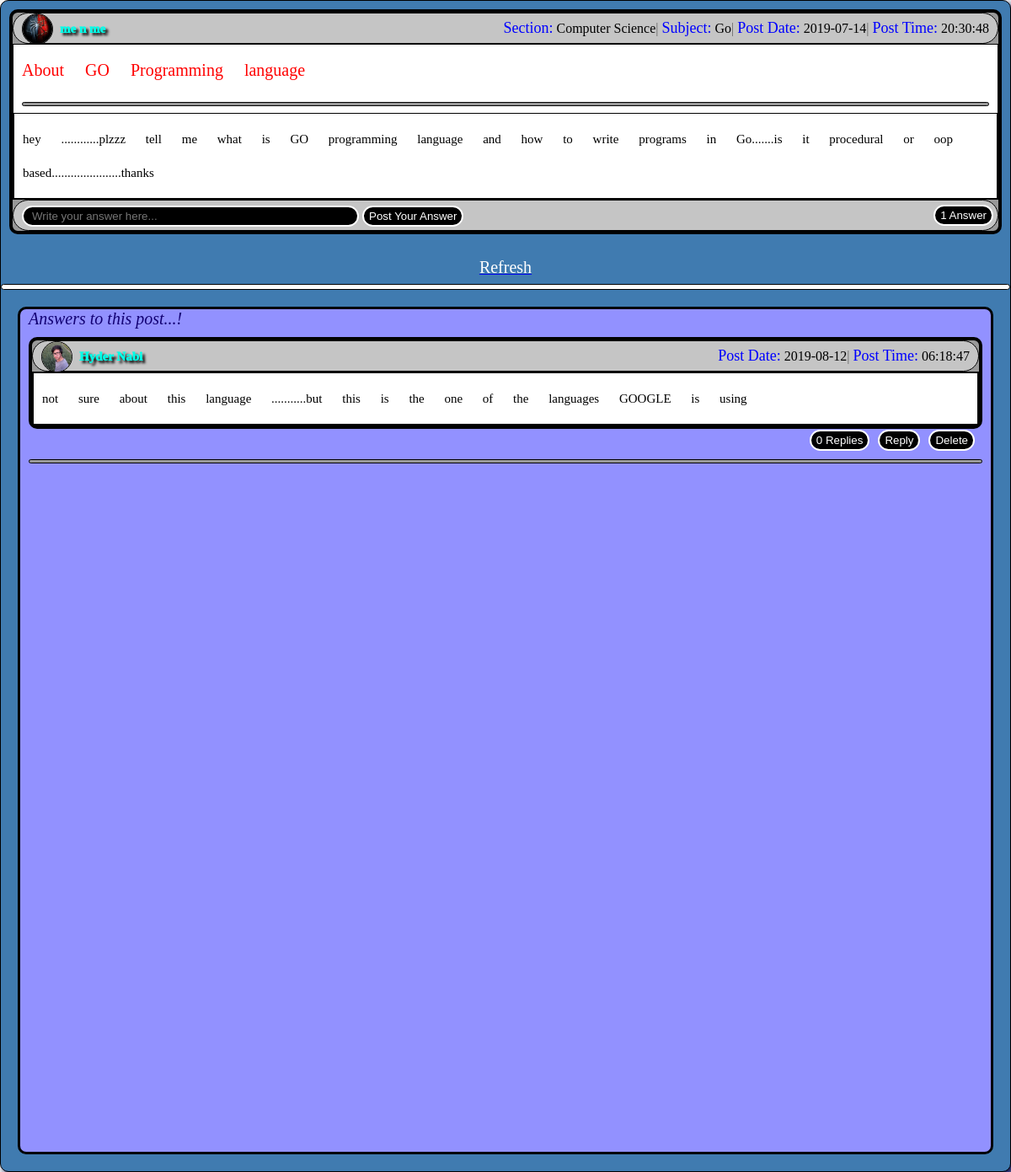
Screenshot of /Func/components/comments.php?po_id=31&tableNAME=computerposts&sec=Computer Science&topic=Go (signed in) with the database file from the repository.
### tables this page shows
CREATE TABLE `media` (
  `media_id` int(11) NOT NULL,
  `user_id` int(11) NOT NULL,
  `profilepic` text NOT NULL,
  `backgrnd` varchar(1000) NOT NULL DEFAULT 'a.jpg',
  `caption` varchar(60) NOT NULL DEFAULT 'A picture is worth,more than thousand words.'
);

CREATE TABLE `user` (
  `user_id` int(11) NOT NULL,
  `fname` varchar(100) NOT NULL,
  `lname` varchar(100) NOT NULL,
  `cnumber` varchar(10) NOT NULL,
  `password` varchar(50) NOT NULL,
  `email` varchar(50) NOT NULL,
  `gender` text NOT NULL,
  `field` text NOT NULL,
  `date` date NOT NULL,
  `time` time NOT NULL,
  `login_date` date NOT NULL,
  `login_time` time NOT NULL
);

CREATE TABLE `computerposts` (
  `id` int(11) NOT NULL,
  `user_id` int(11) NOT NULL,
  `topic_id` int(11) NOT NULL,
  `title` varchar(500) NOT NULL,
  `content` varchar(2000) NOT NULL,
  `date` date NOT NULL,
  `time` time NOT NULL,
  `upvote` int(11) NOT NULL DEFAULT 0
);

CREATE TABLE `computercomments` (
  `comment_id` int(11) NOT NULL,
  `post_id` int(11) NOT NULL,
  `user_id` int(11) NOT NULL,
  `comment_content` varchar(1000) NOT NULL,
  `date` date NOT NULL,
  `time` time NOT NULL
);

### Func/components/commentfunc.php (the view, shortened to what this page needs)
<?php
  $key = $_SESSION['key'];
  $pas = $_SESSION['pass'];
function GetId()
{
	global $mycon;
	global $key;
	global $pas;
	$getName = "SELECT * FROM user WHERE cnumber = '".$key."' AND password = '".$pas."' limit 1 ";
	$run_getName = mysqli_query($mycon, $getName);
	if($run_getName)
	{
		$name_array = mysqli_fetch_array($run_getName, MYSQLI_ASSOC);
		$user_id = $name_array['user_id'];
		return $user_id;
	}
}
function dislayPost($post_id,$tableName,$top_name,$sec)
{
	   if($tableName == "computerposts")
		{
			$commentTableName ="computercomments";
		}elseif($tableName == "scienceposts")
		{
			$commentTableName = "sciencecomments";
		}elseif($tableName == "islamicposts")
		{
			$commentTableName = "islamiccomments";
		}
		elseif($tableName == "artsposts")
		{
			$commentTableName = "artscomments";
		}elseif($tableName == "otherposts")
		{
			$commentTableName = "othercomments";
		}elseif($tableName == "generalposts")
		{
			$commentTableName = "generalcomments";
		}
	global $mycon;
	$getpost = "SELECT * FROM $tableName WHERE id = '".$post_id."' limit 1";
	$run_getpost= mysqli_query($mycon, $getpost);
	if($run_getpost)
	{
		$posts_array = mysqli_fetch_array($run_getpost, MYSQLI_ASSOC);
		$post_id = $posts_array['id'];
		$user_id = $posts_array['user_id'];
		$title = $posts_array['title'];
		$content = $posts_array['content'];
		$date = $posts_array['date'];
		$time = $posts_array['time'];
		$getName = "SELECT * FROM user WHERE user_id = '".$user_id."' limit 1 ";
	      $run_getName = mysqli_query($mycon, $getName);
	     if($run_getName)
	      {
		$name_array = mysqli_fetch_array($run_getName, MYSQLI_ASSOC);
		$fname = $name_array['fname'];
		$lname = $name_array['lname'];
	     }
	$getmedia = "SELECT * FROM media WHERE user_id = '".$user_id."' limit 1";
	$run_getmedia = mysqli_query($mycon, $getmedia);
	if($run_getmedia)
	{
		$media_array = mysqli_fetch_array($run_getmedia, MYSQLI_ASSOC);
		$profilepic = $media_array['profilepic'];
		$source= 'src = "../profle/uploads/'.$profilepic.'"';
	}
	$userR_id = GetId();
		$countComment = "SELECT * FROM $commentTableName WHERE post_id = '".$post_id."'";
	$run_countComment = mysqli_query($mycon, $countComment);
	if($run_countComment)
	{
	$count = mysqli_num_rows($run_countComment);
	  if($count==1)
	  {
		  $rep = "Answer";
	  } else{
		  $rep = "Answers";
	  }
	}
		echo "<div id='post_display'>
								   <div id='post_heading_container'>
								            <img id='post_profile' $source>
											  &nbsp;
											<a href='../profle/profile.php?userID=$user_id' style='text-decoration: none;'>
							                        <text id='post_text'>
                                                             $fname"." "."$lname
                                                      </text>
							               </a>
										   <div id='date_and_time'>
										    <font id='__date_style'>Section:</font> <font id='__time_style'>$sec</font>|
										   <font id='__date_style'>Subject:</font> <font id='__time_style'>$top_name</font>|
										   <font id='__date_style'>Post Date:</font> <font id='__time_style'> $date</font>|
										   <font id='__date_style'>Post Time:</font> <font id='__time_style'>$time</font>
										   </div>
							       </div>
								    <div id='content_of_posts'>
										             <div id='post_display_title'>
													   $title
													 </div>
													 <hr id='sseperator'>
													 <div id='post_display_content'>
													 $content
													 </div>
									 </div>
									 <div id='post_footer'>
									               <form style='float: left ;' action='../computer.php?p_id=$post_id&u_id=$userR_id&i=j&comtabName=$commentTableName' method='POST'>
									                      <input id='comment' type='text' name='answer' placeholder='Write your answer here...' required='required'>
											              <input id='comment_submit' type='submit' name='answerq' value='Post Your Answer'>
									               </form>
										           <button id='replies_button'> $count"." $rep</button>
									</div>
                                </div><br/>";
	}
}
function displayComments($post_id,$tableName){
	global $mycon;
	 if($tableName == "computerposts")
		{
			$commentTableName ="computercomments";
			$replyTableName = "computerreply";
		}elseif($tableName == "scienceposts")
		{
			$commentTableName = "sciencecomments";
			$replyTableName = "sciencereply";
		}elseif($tableName == "islamicposts")
		{
			$commentTableName = "islamiccomments";
			$replyTableName = "islamicreply";
		}
		elseif($tableName == "artsposts")
		{
			$commentTableName = "artscomments";
			$replyTableName = "artsreply";
		}elseif($tableName == "otherposts")
		{
			$commentTableName = "othercomments";
			$replyTableName = "otherreply";
		}elseif($tableName == "generalposts")
		{
			$commentTableName = "generalcomments";
			$replyTableName = "generalreply";
		}
	$getcomments = "SELECT * FROM $commentTableName Where post_id = '".$post_id."' order by 1 DESC";
	$run_getcomments= mysqli_query($mycon, $getcomments);
	if($run_getcomments)
	{
		if(mysqli_num_rows($run_getcomments)>0)
		{
		  while($comment_array = mysqli_fetch_array($run_getcomments, MYSQLI_ASSOC))
		   {
		$comment_id = $comment_array['comment_id'];
		$user_id = $comment_array['user_id'];
		$comment_content = $comment_array['comment_content'];
		$date = $comment_array['date'];
		$time = $comment_array['time'];
		$getName = "SELECT * FROM user WHERE user_id = '".$user_id."' limit 1 ";
	      $run_getName = mysqli_query($mycon, $getName);
	     if($run_getName)
	      {
		$name_array = mysqli_fetch_array($run_getName, MYSQLI_ASSOC);
		$fname = $name_array['fname'];
		$lname = $name_array['lname'];
	     }
	$getmedia = "SELECT * FROM media WHERE user_id = '".$user_id."' limit 1";
	$run_getmedia = mysqli_query($mycon, $getmedia);
	if($run_getmedia)
	{
		$media_array = mysqli_fetch_array($run_getmedia, MYSQLI_ASSOC);
		$profilepic = $media_array['profilepic'];
		$source= 'src = "../profle/uploads/'.$profilepic.'"';
	}
	$countReply = "SELECT * FROM $replyTableName WHERE comment_id = '".$comment_id."'";
	$run_countReply = mysqli_query($mycon, $countReply);
	if($run_countReply)
	{
	$count = mysqli_num_rows($run_countReply);
	  if($count==1)
	  {
		  $rep = "Reply";
	  } else{
		  $rep = "Replies";
	  }
	}
	if($user_id == GetId())
	{
		$delete = "<a href='delete.php?comment_id=$comment_id&comment_table_name=$commentTableName&reply_table_name=$replyTableName'><button id='replies_button'>Delete</button></a>";
	} else
	{
		$delete = NULL;
	}
	echo "<br/><div id='post_display'>
								    <div id='post_heading_container'>
								            <img id='post_profile' $source>
											  &nbsp;
											<a href='../profle/profile.php?userID=$user_id'  style='text-decoration: none;'>
							                        <text id='post_text'>
                                                             $fname"." "."$lname
                                                      </text>
							               </a>
										   <div id='date_and_time'>
										    <font id='__date_style'>Post Date:</font> <font id='__time_style'> $date</font>|
										   <font id='__date_style'>Post Time:</font> <font id='__time_style'>$time</font>
										   </div>
										   </div>
								    <div id='content_of_posts'>
										             <div id='post_display_content'>
													 $comment_content
													 </div>
									 </div>
									 $delete
									 <a href='reply.php?c_id=$comment_id&cc_table=$commentTableName'><button id='replies_button'>Reply</button></a>
									<button id='replies_button'> $count"." $rep</button>
						</div>
							<br/>
							<hr id='sseperator'>
							";
		   }
		   }else
		    {
			  echo'<center><br/><font style="color: white; font-size: 40px;">No Answer... .Be first to answer this question... .</font></center>';
	          }
	    }
}
?>

### Styles/content.css (style rules this page uses)
body { color: #666666; background-color: #f9f8f6; font-family: Yu Gothic UI Semibold; margin: 0px; }

### Styles/displayposts.css (style rules this page uses)
#post_display { border: solid 4px #000000; border-radius: 10px; background-color: #999999; margin: 10px; }
#post_heading_container { background-color: #c5c5c5; border: solid 1px #000000; padding-left: 10px; height: 35px; line-height: 35px; border-radius: 125px; }
#post_footer { background-color: #c5c5c5; border: solid 1px #000000; height: 35px; line-height: 35px; border-radius: 125px; }
#post_profile { height: 35px; width: 35px; border-radius: 125px; border: solid 1px #000000; float: left; }
#post_text { font-family: Lucida Console; font-size: 15px; color: #00ffe9; text-shadow: 3px 3px 3px #000000; font-weight: 1000; font-style: bold ; }
#date_and_time { float: right; height: 35px; line-height: 35px; padding-right: 10px; }
#__date_style { color: blue; font-style: bold; font-size: 18px; }
#__time_style { font-family: Lucida Console; color: #000000; font-style: bold; }
#content_of_posts { background-color: #ffffff; border: solid 1px #000000; }
#post_display_title { line-height: 40px; padding: 10px; font-size: 20px; font-family: Eras Bold ITC; color: red; word-wrap: break-word; word-spacing: 20px; }
#sseperator { height: 3px; margin-left: 10px; margin-right: 10px; background-color: #999999; border: solid 1px #000000; border-radius: 12px; }
#post_display_content { padding: 10px; font-size: 15px; word-wrap: break-word; word-spacing: 20px; line-height: 40px; color: #000000; border: solid 1px #000000; }
#comment { margin-left: 10px; height: 25px; border: solid 2px #ffffff; border-radius: 125px; padding-left: 10px; width: 400px; color: #ffffff; background-color: #000000; }
#comment_submit { height: 25px; border: solid 2px #ffffff; border-radius: 125px; background-color :#000000; color: #ffffff; }
#replies_button { float: right; border: solid 2px #ffffff; background-color: #000000; color: #ffffff; height: 25px; margin: 5px; text-align: center; border-radius: 125px; }

### rows the page displays
media: profilepic (picture)
user: fname "me", lname "n me"
computerposts: date "2019-07-14", time "20:30:48", title "About GO Programming language", content "hey ............plzzz tell me what is GO programming language and how to write programs in Go.......is it procedural or oop based......................thanks"
computercomments: media.profilepic (picture), user.fname "Hyder", user.lname "Nabi", date "2019-08-12", time "06:18:47", comment_content "not sure about this language ...........but this is the one of the languages GOOGLE is using", count "0", rep "Replies"

### other values shown
$sec "Computer Science"
$top_name "Go"
$count "1"
$rep "Answer"
